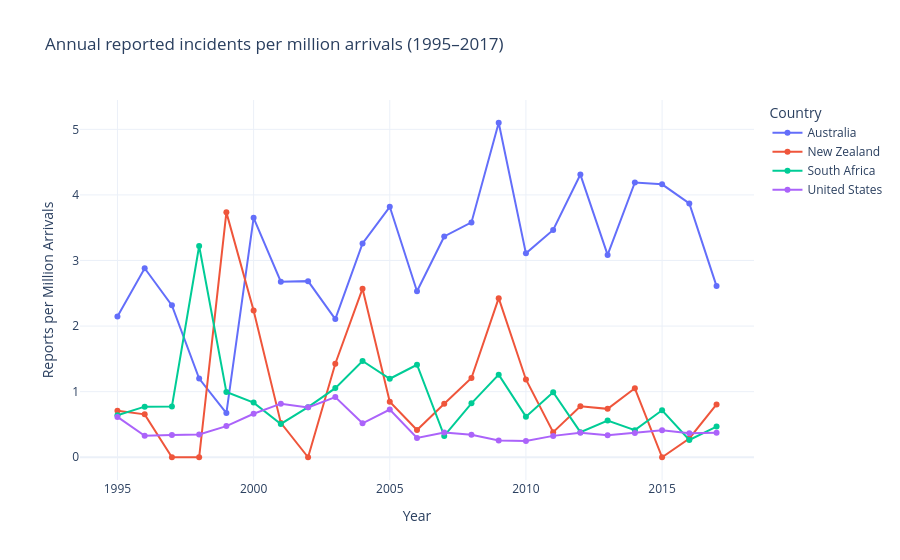

Here is the notebook cell this chart was saved with:
### Code cell
# Additional cross-country view: annual evolution of reports per million arrivals for Australia, South Africa, and US
focus_countries = ['Australia', 'South Africa', 'United States', 'New Zealand']
trend_df = bonus['enriched_df'][bonus['enriched_df']['Country_clean'].isin(focus_countries)].copy()
fig_rate_trend = px.line(
    trend_df,
    x='Year',
    y='attacks_per_1M_tourists',
    color='Country_clean',
    markers=True,
    labels={'attacks_per_1M_tourists': 'Reports per Million Arrivals', 'Country_clean': 'Country'},
    title='Annual reported incidents per million arrivals (1995–2017)',
)
fig_rate_trend.update_layout(template='plotly_white')
fig_rate_trend.show()

### Figure 1 — Plotly figure (JSON) as saved in the notebook; plotly's stock layout.template omitted (floating-point values rounded to 4 significant figures)
{"data": [{"hovertemplate": "Country=Australia<br>Year=%{x}<br>Reports per Million Arrivals=%{y}<extra></extra>", "legendgroup": "Australia", "line": {"color": "#636efa", "dash": "solid"}, "marker": {"symbol": "circle"}, "mode": "lines+markers", "name": "Australia", "orientation": "v", "showlegend": true, "type": "scatter", "x": [1995, 1996, 1997, 1998, 1999, 2000, 2001, 2002, 2003, 2004, 2005, 2006, 2007, 2008, 2009, 2010, 2011, 2012, 2013, 2014, 2015, 2016, 2017], "xaxis": "x", "y": [2.147, 2.881, 2.316, 1.2, 0.6728, 3.65, 2.677, 2.685, 2.107, 3.26, 3.819, 2.531, 3.366, 3.58, 5.1, 3.109, 3.466, 4.31, 3.086, 4.189, 4.162, 3.87, 2.609], "yaxis": "y"}, {"hovertemplate": "Country=New Zealand<br>Year=%{x}<br>Reports per Million Arrivals=%{y}<extra></extra>", "legendgroup": "New Zealand", "line": {"color": "#EF553B", "dash": "solid"}, "marker": {"symbol": "circle"}, "mode": "lines+markers", "name": "New Zealand", "orientation": "v", "showlegend": true, "type": "scatter", "x": [1995, 1996, 1997, 1998, 1999, 2000, 2001, 2002, 2003, 2004, 2005, 2006, 2007, 2008, 2009, 2010, 2011, 2012, 2013, 2014, 2015, 2016, 2017], "xaxis": "x", "y": [0.7097, 0.654, 0.0, 0.0, 3.734, 2.238, 0.5238, 0.0, 1.426, 2.571, 0.8453, 0.4151, 0.8147, 1.208, 2.426, 1.186, 0.3821, 0.777, 0.738, 1.051, 0.0, 0.2862, 0.8058], "yaxis": "y"}, {"hovertemplate": "Country=South Africa<br>Year=%{x}<br>Reports per Million Arrivals=%{y}<extra></extra>", "legendgroup": "South Africa", "line": {"color": "#00cc96", "dash": "solid"}, "marker": {"symbol": "circle"}, "mode": "lines+markers", "name": "South Africa", "orientation": "v", "showlegend": true, "type": "scatter", "x": [1995, 1996, 1997, 1998, 1999, 2000, 2001, 2002, 2003, 2004, 2005, 2006, 2007, 2008, 2009, 2010, 2011, 2012, 2013, 2014, 2015, 2016, 2017], "xaxis": "x", "y": [0.6405, 0.7713, 0.7737, 3.221, 0.9957, 0.8332, 0.5078, 0.7634, 1.054, 1.467, 1.197, 1.41, 0.3258, 0.8223, 1.259, 0.6193, 0.992, 0.3826, 0.5587, 0.4129, 0.7167, 0.2645, 0.4674], "yaxis": "y"}, {"hovertemplate": "Country=United States<br>Year=%{x}<br>Reports per Million Arrivals=%{y}<extra></extra>", "legendgroup": "United States", "line": {"color": "#ab63fa", "dash": "solid"}, "marker": {"symbol": "circle"}, "mode": "lines+markers", "name": "United States", "orientation": "v", "showlegend": true, "type": "scatter", "x": [1995, 1996, 1997, 1998, 1999, 2000, 2001, 2002, 2003, 2004, 2005, 2006, 2007, 2008, 2009, 2010, 2011, 2012, 2013, 2014, 2015, 2016, 2017], "xaxis": "x", "y": [0.6146, 0.3263, 0.3393, 0.3477, 0.475, 0.6637, 0.8172, 0.7605, 0.9181, 0.5177, 0.7274, 0.2948, 0.3765, 0.3415, 0.2554, 0.2465, 0.3259, 0.3729, 0.3346, 0.3701, 0.4127, 0.3652, 0.3729], "yaxis": "y"}], "layout": {"legend": {"title": {"text": "Country"}, "tracegroupgap": 0}, "title": {"text": "Annual reported incidents per million arrivals (1995–2017)"}, "xaxis": {"anchor": "y", "domain": [0.0, 1.0], "title": {"text": "Year"}}, "yaxis": {"anchor": "x", "domain": [0.0, 1.0], "title": {"text": "Reports per Million Arrivals"}}}}
